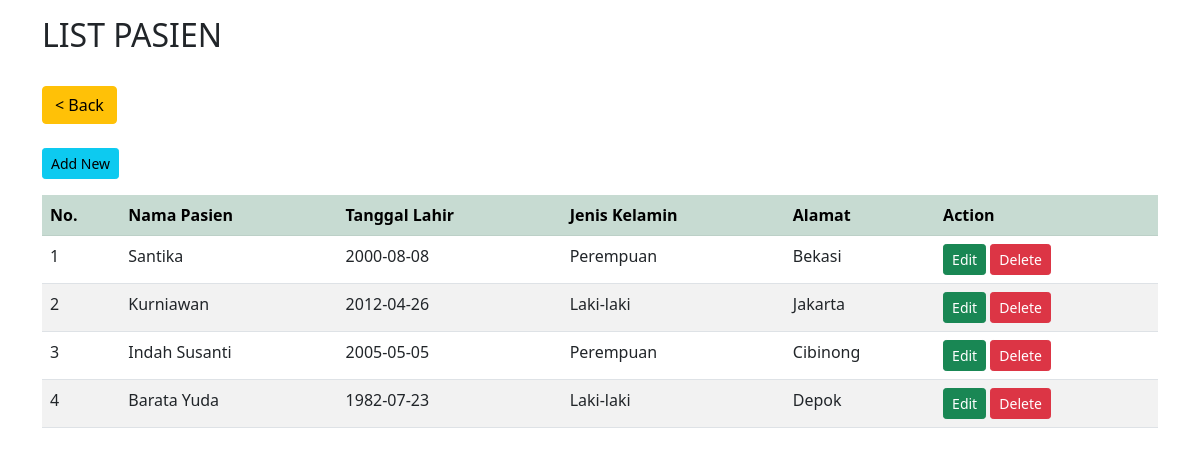
Screenshot of /pasien/index.php with the database file from the repository.
### tables this page shows
CREATE TABLE `pasien` (
  `pasien_id` int(11) NOT NULL,
  `nama_pasien` varchar(255) DEFAULT NULL,
  `tanggal_lahir` date DEFAULT NULL,
  `jenis_kelamin` varchar(255) DEFAULT NULL,
  `alamat` varchar(255) DEFAULT NULL
);

### function/main.php (called while the page is built)
<?php
$conn = mysqli_connect('localhost', 'root', '', 'admin_klinik');
function query($query)
{
    global $conn;
    $result = mysqli_query($conn, $query);
    $rows = [];
    while ($row = mysqli_fetch_assoc($result)) {
        $rows[] = $row;
    }
    return $rows;
}

### pasien/index.php (the view, shortened to what this page needs)
<?php
$list_pasien = query(
    'SELECT
    pasien_id,
    nama_pasien,
    tanggal_lahir,
    jenis_kelamin,
    alamat
    FROM
    pasien
    ORDER BY pasien_id DESC'
);
?>
<!DOCTYPE html>
<html lang="en">
<head>
    <link href="https://cdn.jsdelivr.net/npm/bootstrap@5.1.3/dist/css/bootstrap.min.css" rel="stylesheet">
</head>
<body>
    <div class="container mt-3">
        <h2>LIST PASIEN</h2><br>
        <a href='../index.php' class='btn btn-warning'>
            < Back</a><br><br>
                <p><a href='create.php' class='btn btn-info btn-sm'>Add New</a></p>
                <table class='table table-striped'>
                    <tr class='table-success'>
                        <th>No.</th>
                        <th>Nama Pasien</th>
                        <th>Tanggal Lahir</th>
                        <th>Jenis Kelamin</th>
                        <th>Alamat</th>
                        <th>Action</th>
                    </tr>
                    <?php $i = 1; ?>
                    <?php foreach ($list_pasien as $row) : ?>
                        <tr>
                            <td><?= $i; ?></td>
                            <td><?= $row['nama_pasien']; ?></td>
                            <td><?= $row['tanggal_lahir']; ?></td>
                            <td><?= $row['jenis_kelamin']; ?></td>
                            <td><?= $row['alamat']; ?></td>
                            <td>
                                <a href='update.php?status=edit&pasien_id=<?= $row['pasien_id']; ?>' class='btn btn-success btn-sm'>Edit</a>
                                <a href='delete.php?pasien_id=<?= $row['pasien_id']; ?>' class='btn btn-danger btn-sm' onclick="return confirm('Anda yakin ingin menghapus data ini?');">Delete</a>
                            </td>
                        </tr>
                        <?php $i++; ?>
                    <?php endforeach; ?>
                </table>
    </div>
</body>
</html>

### rows the page displays
pasien: nama_pasien "Santika", tanggal_lahir "2000-08-08", jenis_kelamin "Perempuan", alamat "Bekasi"
pasien: nama_pasien "Kurniawan", tanggal_lahir "2012-04-26", jenis_kelamin "Laki-laki", alamat "Jakarta"
pasien: nama_pasien "Indah Susanti", tanggal_lahir "2005-05-05", jenis_kelamin "Perempuan", alamat "Cibinong"
pasien: nama_pasien "Barata Yuda", tanggal_lahir "1982-07-23", jenis_kelamin "Laki-laki", alamat "Depok"
